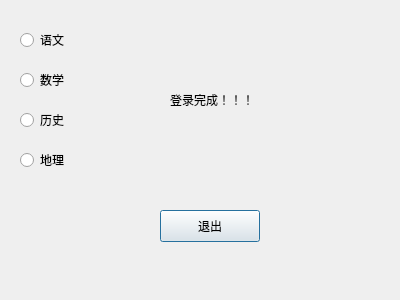
<?xml version="1.0" encoding="UTF-8"?>
<ui version="4.0">
 <class>LoginDialog</class>
 <widget class="QDialog" name="LoginDialog">
  <property name="geometry">
   <rect>
    <x>0</x>
    <y>0</y>
    <width>400</width>
    <height>300</height>
   </rect>
  </property>
  <property name="windowTitle">
   <string>Dialog</string>
  </property>
  <widget class="QLabel" name="label">
   <property name="geometry">
    <rect>
     <x>170</x>
     <y>90</y>
     <width>150</width>
     <height>20</height>
    </rect>
   </property>
   <property name="minimumSize">
    <size>
     <width>150</width>
     <height>20</height>
    </size>
   </property>
   <property name="baseSize">
    <size>
     <width>150</width>
     <height>20</height>
    </size>
   </property>
   <property name="text">
    <string>登录完成！！！</string>
   </property>
  </widget>
  <widget class="QPushButton" name="pushButton">
   <property name="geometry">
    <rect>
     <x>160</x>
     <y>210</y>
     <width>100</width>
     <height>32</height>
    </rect>
   </property>
   <property name="text">
    <string>退出</string>
   </property>
  </widget>
  <widget class="QRadioButton" name="yuwen">
   <property name="geometry">
    <rect>
     <x>20</x>
     <y>30</y>
     <width>99</width>
     <height>20</height>
    </rect>
   </property>
   <property name="text">
    <string>语文</string>
   </property>
  </widget>
  <widget class="QRadioButton" name="shuxue">
   <property name="geometry">
    <rect>
     <x>20</x>
     <y>70</y>
     <width>99</width>
     <height>20</height>
    </rect>
   </property>
   <property name="text">
    <string>数学</string>
   </property>
  </widget>
  <widget class="QRadioButton" name="lishi">
   <property name="geometry">
    <rect>
     <x>20</x>
     <y>110</y>
     <width>99</width>
     <height>20</height>
    </rect>
   </property>
   <property name="text">
    <string>历史</string>
   </property>
  </widget>
  <widget class="QRadioButton" name="dili">
   <property name="geometry">
    <rect>
     <x>20</x>
     <y>150</y>
     <width>99</width>
     <height>20</height>
    </rect>
   </property>
   <property name="text">
    <string>地理</string>
   </property>
  </widget>
 </widget>
 <resources/>
 <connections>
  <connection>
   <sender>pushButton</sender>
   <signal>clicked()</signal>
   <receiver>LoginDialog</receiver>
   <slot>quitClick()</slot>
   <hints>
    <hint type="sourcelabel">
     <x>239</x>
     <y>219</y>
    </hint>
    <hint type="destinationlabel">
     <x>296</x>
     <y>238</y>
    </hint>
   </hints>
  </connection>
 </connections>
 <slots>
  <slot>quitClick()</slot>
 </slots>
</ui>
